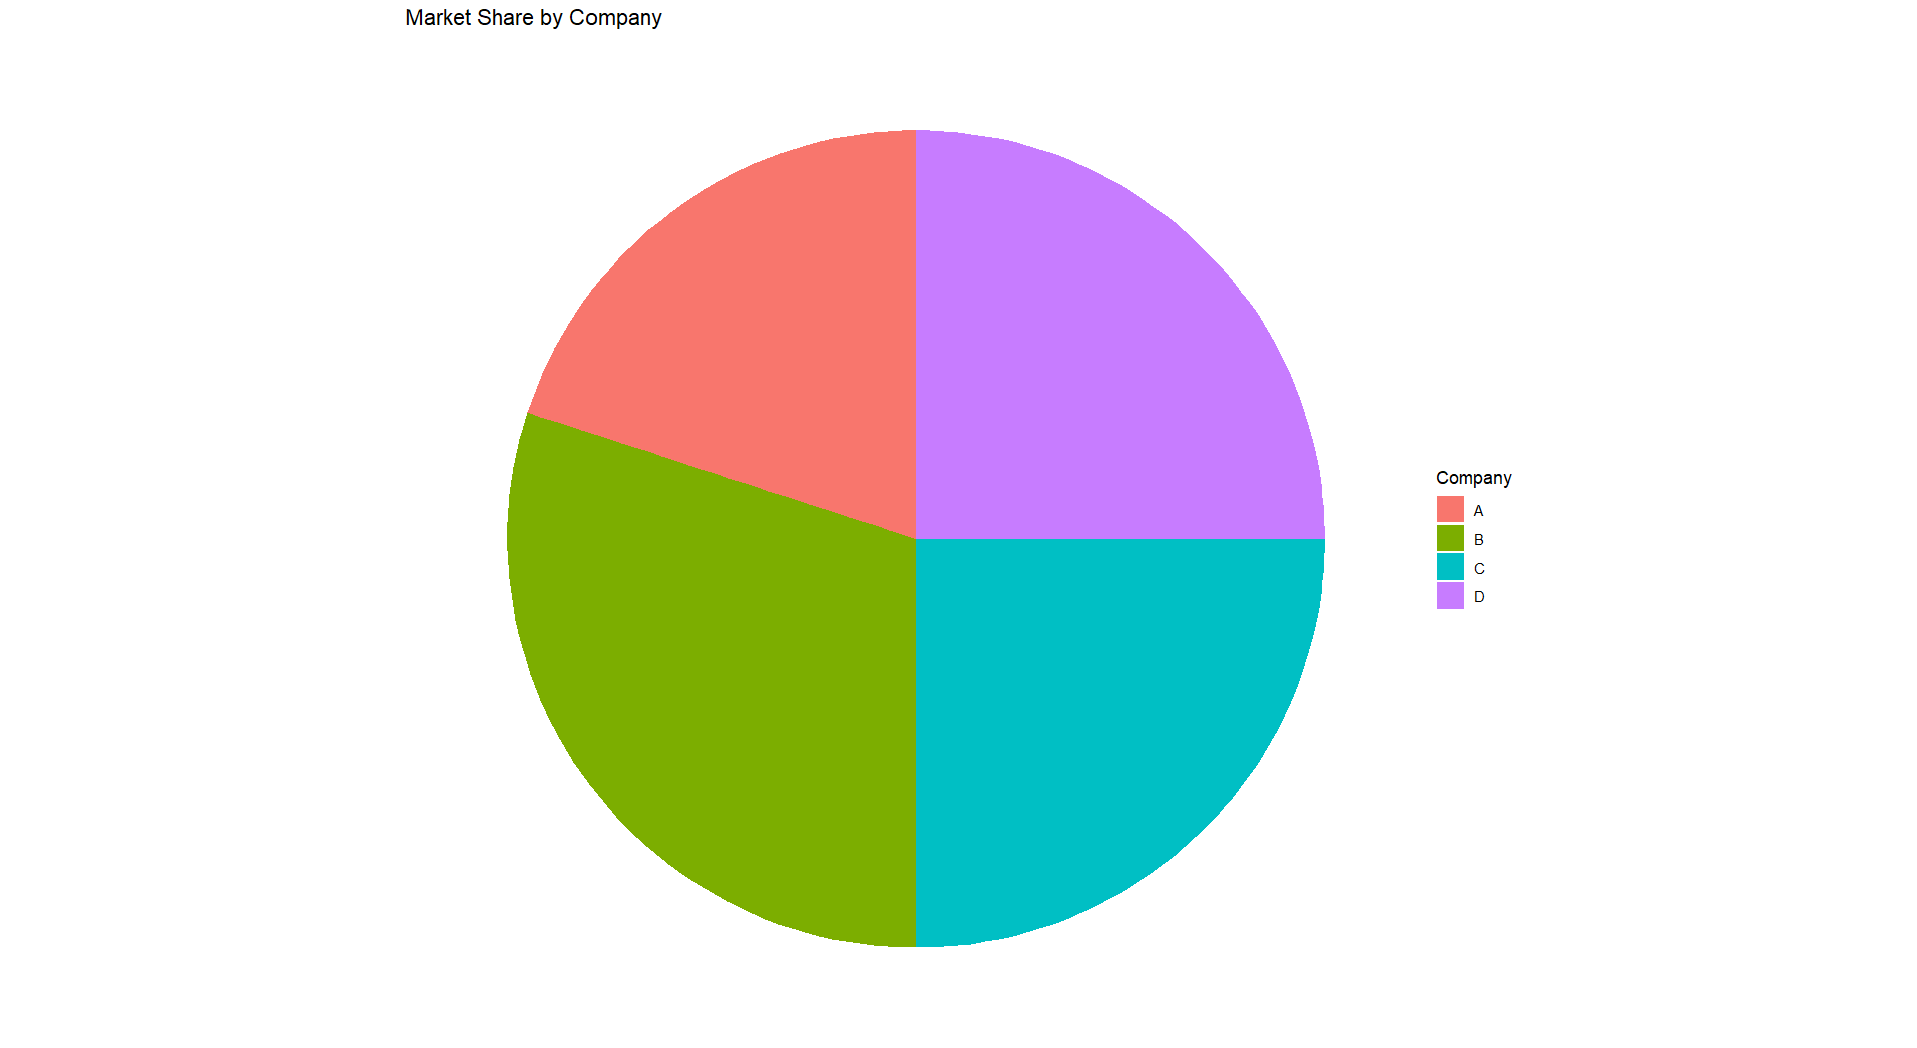

Generate this figure with R:
market <- data.frame(
  Company=c("A","B","C","D"),
  MarketShare=c(20,30,25,25)
)

ggplot(market,aes(x="",y=MarketShare,fill=Company))+
  geom_bar(stat="identity",width=1)+
  coord_polar("y")+
  labs(title="Market Share by Company",
       x=NULL,
       y=NULL)+
  theme_void()+
  theme(legend.position = "right")
